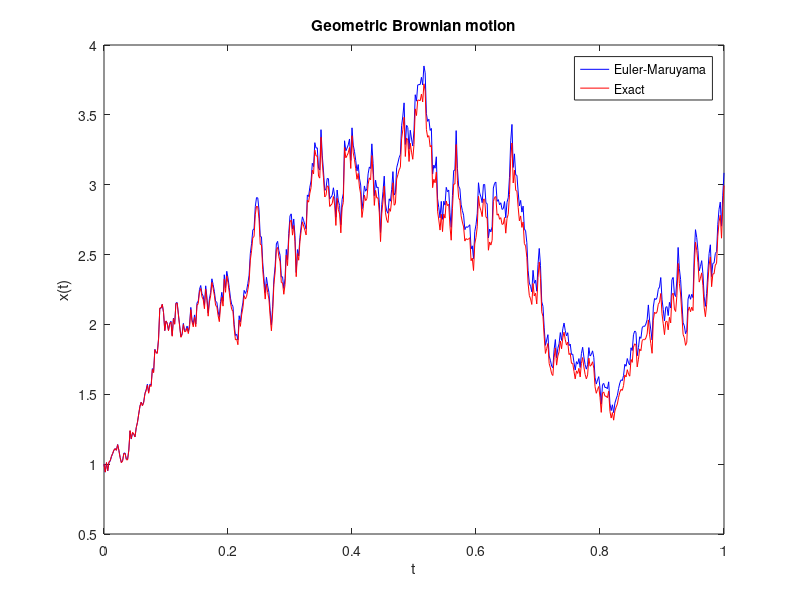

This chart was generated by the following MATLAB code:
clc
clear all
close all

mu=2; sigma=1; x0=1;
T=1; N=500;
dt=T/N;
t=0:dt:T;
w=[0 cumsum(sqrt(dt)*randn(1,N))];
x_EM=zeros(1,N);
x_EM(1)=x0;

for i=2:N+1
    x_EM(i)=x_EM(i-1) + mu*x_EM(i-1)*dt + sigma*x_EM(i-1)*(w(i)-w(i-1));
end

x_exact=x0*exp( (mu-0.5*sigma^2)*t + sigma*w );
plot(t,x_EM,'b',t,x_exact,'r')
legend('Euler-Maruyama','Exact')
xlabel('t')
ylabel('x(t)')
title('Geometric Brownian motion')